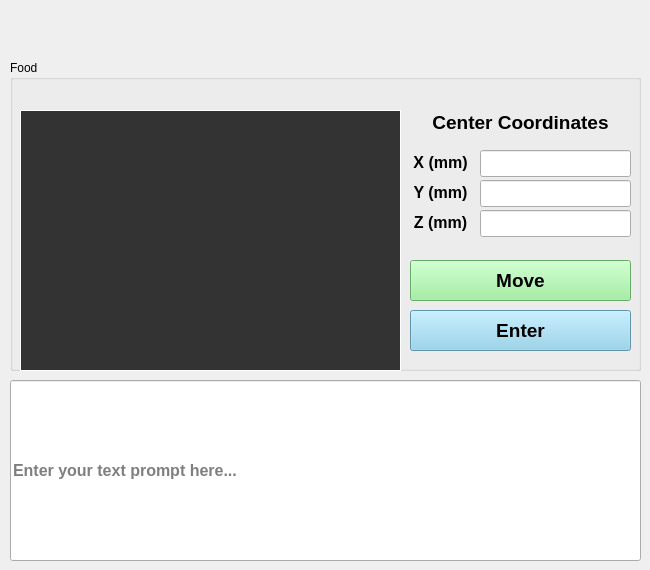
    <widget class="QWidget" name="tab_13">
     <attribute name="title">
      <string>LangSAM</string>
     </attribute>
     <widget class="QLineEdit" name="lineEdit_textprompt">
      <property name="geometry">
       <rect>
        <x>10</x>
        <y>380</y>
        <width>631</width>
        <height>181</height>
       </rect>
      </property>
      <property name="font">
       <font>
        <pointsize>12</pointsize>
        <weight>75</weight>
        <bold>true</bold>
       </font>
      </property>
      <property name="focusPolicy">
       <enum>Qt::StrongFocus</enum>
      </property>
      <property name="readOnly">
       <bool>false</bool>
      </property>
      <property name="placeholderText">
       <string>Enter your text prompt here... </string>
      </property>
      <property name="clearButtonEnabled">
       <bool>true</bool>
      </property>
     </widget>
     <widget class="QGroupBox" name="groupBox_6">
      <property name="geometry">
       <rect>
        <x>10</x>
        <y>60</y>
        <width>631</width>
        <height>311</height>
       </rect>
      </property>
      <property name="title">
       <string>Food</string>
      </property>
      <widget class="QLabel" name="label_food">
       <property name="geometry">
        <rect>
         <x>10</x>
         <y>50</y>
         <width>381</width>
         <height>261</height>
        </rect>
       </property>
       <property name="autoFillBackground">
        <bool>false</bool>
       </property>
       <property name="styleSheet">
        <string notr="true">QLabel {
    background-color: #333333;
    color: white;
}
</string>
       </property>
       <property name="frameShape">
        <enum>QFrame::Box</enum>
       </property>
       <property name="lineWidth">
        <number>1</number>
       </property>
       <property name="text">
        <string/>
       </property>
       <property name="pixmap">
        <pixmap>../../../../../Desktop/Pictures/Screenshots/Screenshot from 2024-08-02 10-33-18.png</pixmap>
       </property>
       <property name="scaledContents">
        <bool>true</bool>
       </property>
      </widget>
      <widget class="QLabel" name="label_21">
       <property name="geometry">
        <rect>
         <x>400</x>
         <y>150</y>
         <width>61</width>
         <height>25</height>
        </rect>
       </property>
       <property name="font">
        <font>
         <pointsize>12</pointsize>
         <weight>75</weight>
         <bold>true</bold>
        </font>
       </property>
       <property name="text">
        <string>Z (mm)</string>
       </property>
       <property name="alignment">
        <set>Qt::AlignCenter</set>
       </property>
      </widget>
      <widget class="QLabel" name="label_22">
       <property name="geometry">
        <rect>
         <x>400</x>
         <y>120</y>
         <width>61</width>
         <height>25</height>
        </rect>
       </property>
       <property name="font">
        <font>
         <pointsize>12</pointsize>
         <weight>75</weight>
         <bold>true</bold>
        </font>
       </property>
       <property name="text">
        <string>Y (mm)</string>
       </property>
       <property name="alignment">
        <set>Qt::AlignCenter</set>
       </property>
      </widget>
      <widget class="QLineEdit" name="lineEdit_X_langsam">
       <property name="geometry">
        <rect>
         <x>470</x>
         <y>90</y>
         <width>151</width>
         <height>27</height>
        </rect>
       </property>
       <property name="font">
        <font>
         <pointsize>12</pointsize>
         <weight>75</weight>
         <bold>true</bold>
        </font>
       </property>
       <property name="readOnly">
        <bool>true</bool>
       </property>
      </widget>
      <widget class="QLineEdit" name="lineEdit_Y_langsam">
       <property name="geometry">
        <rect>
         <x>470</x>
         <y>120</y>
         <width>151</width>
         <height>27</height>
        </rect>
       </property>
       <property name="font">
        <font>
         <pointsize>12</pointsize>
         <weight>75</weight>
         <bold>true</bold>
        </font>
       </property>
       <property name="readOnly">
        <bool>true</bool>
       </property>
      </widget>
      <widget class="QLineEdit" name="lineEdit_Z_langsam">
       <property name="geometry">
        <rect>
         <x>470</x>
         <y>150</y>
         <width>151</width>
         <height>27</height>
        </rect>
       </property>
       <property name="font">
        <font>
         <pointsize>12</pointsize>
         <weight>75</weight>
         <bold>true</bold>
        </font>
       </property>
       <property name="readOnly">
        <bool>true</bool>
       </property>
      </widget>
      <widget class="QLabel" name="label_20">
       <property name="geometry">
        <rect>
         <x>400</x>
         <y>90</y>
         <width>61</width>
         <height>25</height>
        </rect>
       </property>
       <property name="font">
        <font>
         <pointsize>12</pointsize>
         <weight>75</weight>
         <bold>true</bold>
        </font>
       </property>
       <property name="text">
        <string>X (mm)</string>
       </property>
       <property name="alignment">
        <set>Qt::AlignCenter</set>
       </property>
      </widget>
      <widget class="QPushButton" name="pushButton_Enter">
       <property name="geometry">
        <rect>
         <x>400</x>
         <y>250</y>
         <width>221</width>
         <height>41</height>
        </rect>
       </property>
       <property name="font">
        <font>
         <pointsize>14</pointsize>
         <weight>75</weight>
         <bold>true</bold>
        </font>
       </property>
       <property name="styleSheet">
        <string notr="true">QPushButton {
    background-color: #87CEEB; /* 하늘색 */
    color: black; /* 텍스트 색상 */

}
</string>
       </property>
       <property name="text">
        <string>Enter</string>
       </property>
      </widget>
      <widget class="QPushButton" name="pushButton_MoveToCenter">
       <property name="geometry">
        <rect>
         <x>400</x>
         <y>200</y>
         <width>221</width>
         <height>41</height>
        </rect>
       </property>
       <property name="font">
        <font>
         <pointsize>14</pointsize>
         <weight>75</weight>
         <bold>true</bold>
        </font>
       </property>
       <property name="styleSheet">
        <string notr="true">QPushButton {
    background-color: #90EE90; /* 연두색 */
    color: black; /* 텍스트 색상 */
}
</string>
       </property>
       <property name="text">
        <string>Move</string>
       </property>
      </widget>
      <widget class="QLabel" name="label_33">
       <property name="geometry">
        <rect>
         <x>410</x>
         <y>50</y>
         <width>201</width>
         <height>25</height>
        </rect>
       </property>
       <property name="font">
        <font>
         <pointsize>14</pointsize>
         <weight>75</weight>
         <bold>true</bold>
        </font>
       </property>
       <property name="text">
        <string>Center Coordinates</string>
       </property>
       <property name="alignment">
        <set>Qt::AlignCenter</set>
       </property>
      </widget>
     </widget>
    </widget>
